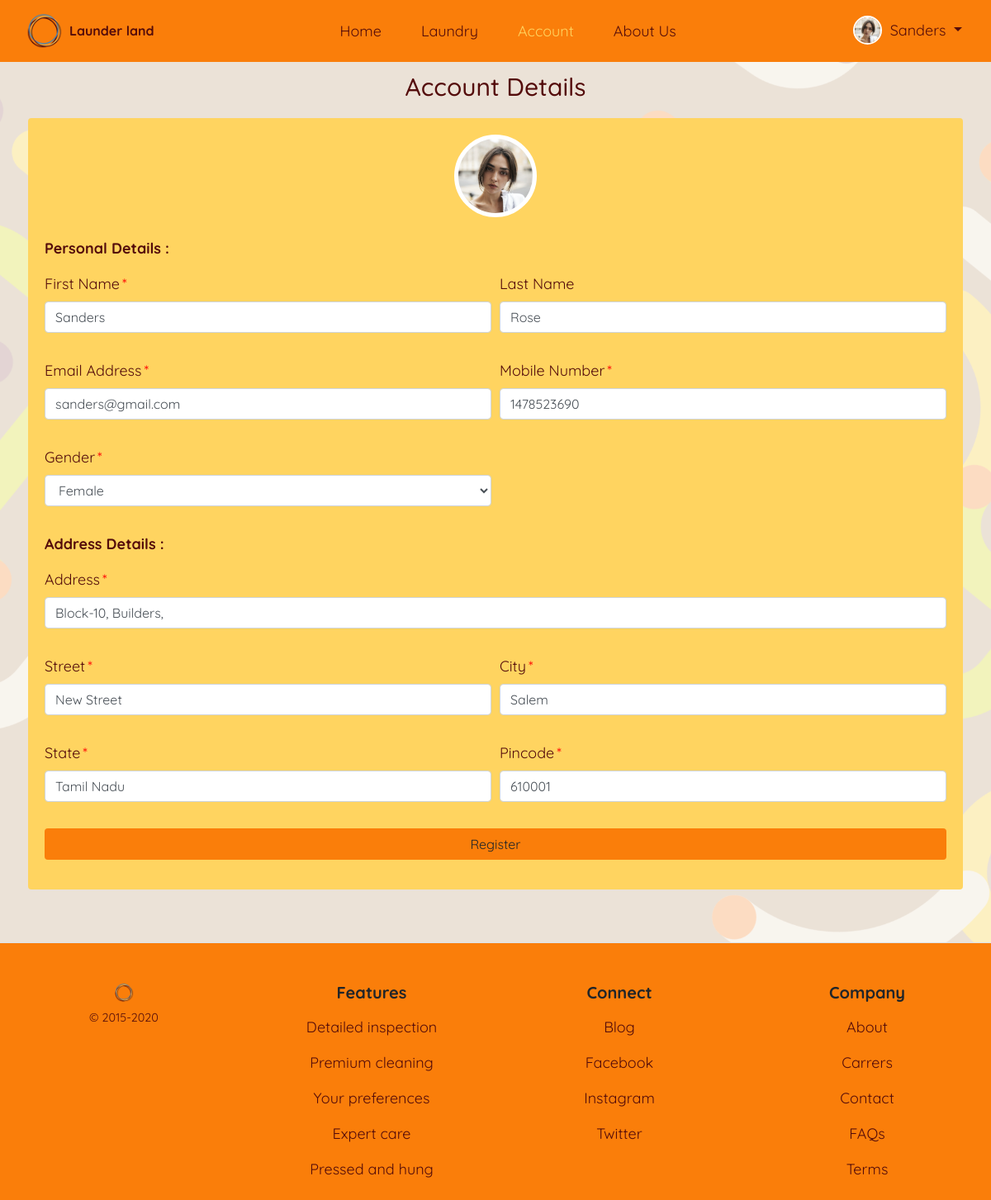
The page /accounts/myaccount/ (signed in) on the database as committed earlier.
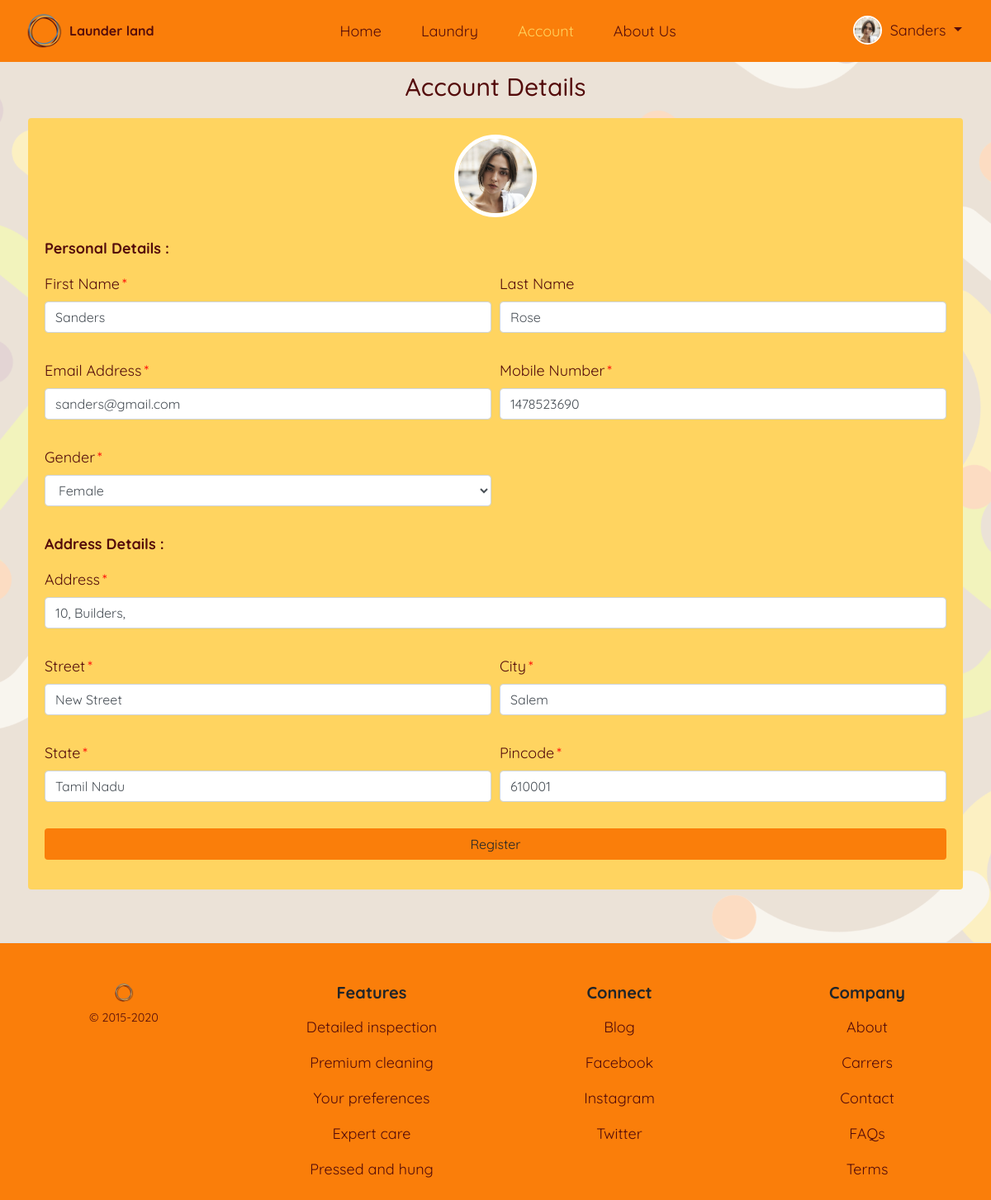
The same page on the database as committed later.
### usermodule/models.py (models this page shows, shortened)
class User(AbstractUser):
    username = None
    mobile = models.CharField(unique=True, max_length=10)
    email = models.EmailField(unique=True)
    first_name = models.CharField(max_length=15)
    profile_pic = models.ImageField(default="profile.png", blank=True)
    gender_choice = (('Male', 'Male'), ('Female', 'Female'),
                     ('Other', 'Other'))
    gender = models.CharField(max_length=7, choices=gender_choice)
    user_type_choice = ((1, 'Owner'), (2, 'Staff'), (3, 'Customer'))
    user_type = models.PositiveSmallIntegerField(
        choices=user_type_choice)
    staff_status = models.BooleanField(default=False)
    address = models.CharField(max_length=100)
    street = models.CharField(max_length=50)
    city = models.CharField(max_length=50)
    state = models.CharField(max_length=50)
    pincode = models.CharField(max_length=6)
    creation_date = models.DateTimeField(auto_now_add=True)
    objects = UserManager()
    USERNAME_FIELD = 'mobile'
    REQUIRED_FIELDS = ['first_name']
    class Meta:
        verbose_name = 'User'
        verbose_name_plural = 'Users'

### usermodule/views.py (the view)
# urls.py: path('myaccount/', account_profile, name='myaccount'),
@login_required
def account_profile(request):
    instance = User.objects.get(id=request.user.id)
    form = MyaccountForm(request.POST or None, instance=instance)
    if form.is_valid():
        form.save()
        messages.success(request, "Account updated successfully!")
        return redirect('usermodule:myaccount')
    return render(request, 'usermodule/myaccount.html', {'form': form})

### templates/usermodule/myaccount.html (shortened to what this page needs)
{% extends 'base_layout.html' %}
{% load static %}
{% load crispy_forms_tags %}
{% block content %}
<body id="accounts">
    <article class="container my- px-sm-1">
        <div class="card brown d-flex justify-content-center align-items-center bg-transparent border-0">
            <div class="card-header text-center border-bottom-0 bg-transparent">
                <h5 class="clamp_size_header">Account Details</h5>
            </div>
            <div class="card-body bg_light_orange_2 rounded mb-3">
                <form method="POST" enctype="multipart/form-data" class="needs-validation" novalidate>
                    <div class="d-flex align-items-center justify-content-around mb-4">
                        <img src="{{ user.profile_pic.url }}" class="rounded-circle bg-white text-center" id="img-cust"
                            alt="profile" style="width: 100px; height: 100px; border: 5px solid white" />
                    </div>
                    <div class="form-row">
                        <div class="form-group bold col-md-12">Personal Details :</div>
                        <div class="form-group col-md-6">
                            {{ form.first_name|as_crispy_field }}
                        </div>
                        <div class="form-group col-md-6">
                            {{ form.last_name|as_crispy_field }}
                        </div>
                        <div class="form-group col-md-6">
                            {{ form.email|as_crispy_field }}
                        </div>
                        <div class="form-group col-md-6">
                            {{ form.mobile|as_crispy_field }}
                        </div>
                        <div class="form-group col-md-6">
                            {{ form.gender|as_crispy_field }}
                        </div>
                        <div class="form-group bold col-md-12">Address Details :</div>
                        <div class="form-group col-md-12">
                            {{ form.address|as_crispy_field }}
                        </div>
                        <div class="form-group col-md-6">
                            {{ form.street|as_crispy_field }}
                        </div>
                        <div class="form-group col-md-6">
                            {{ form.city|as_crispy_field }}
                        </div>
                        <div class="form-group col-md-6">
                            {{ form.state|as_crispy_field }}
                        </div>
                        <div class="form-group col-md-6">
                            {{ form.pincode|as_crispy_field }}
                        </div>
                    </div>
                    <button type="submit" class="btn bg_orange_1 btn-cust btn-block mb-3">
                        Register
                    </button>
                </form>
            </div>
        </div>
    </article>
</body>
{% endblock %}

### templates/header.html (shortened to what this page needs)
{% load static %}
{% url 'homepage' as home %}
{% url 'usermodule:myaccount' as myaccount %}
{% url 'laundry:laundry' as laundry %}
<div>
    <nav class="navbar navbar-expand-lg bg_orange_1">
        <div class="container mx_width_100 justify-content-between">
            <a class="navbar-brand flex-shrink-0 btn-cust d-flex" href="{% url 'homepage' %}"
                style="min-width: 7rem"><img src="{% static 'images/logo.png' %}" alt="Horbax" width="45" />
                <h6 class="my-auto ml-2 brown bold">Launder land</h6>
            </a>
            <div class="container order-1 order-lg-0">
                <div class="navbar-collapse collapse d-lg-flex justify-content-center align-items-center"
                    id="navbarCollapse">
                    <ul class="navbar-nav">
                        <li class="nav-item my-2 mx-lg-3 clamp_size">
                            <a class="{% if request.get_full_path == home %}actives{% else %}brown{% endif %} nav-link border-0 btn-cust text-center header_big"
                                href="{% url 'homepage' %}">Home</a>
                        </li>
                        <li class="nav-item my-2 mx-lg-3 clamp_size">
                            <a class="{% if request.get_full_path == laundry %}actives{% else %}brown{% endif %} nav-link header_big border-0 btn-cust text-center"
                                href="{% url 'laundry:laundry' %}">Laundry</a>
                        </li>
                        {% if user.is_authenticated %}
                        <li class="nav-item my-2 mx-lg-3 clamp_size">
                            <a class="{% if request.get_full_path == myaccount %}actives{% else %}brown{% endif %} nav-link header_big border-0 btn-cust text-center"
                                href="{% url 'usermodule:myaccount' %}">Account</a>
                        </li>
                        {% endif %}
                        <li class="nav-item my-2 mx-lg-3 clamp_size">
                            <a class="brown nav-link header_big border-0 btn-cust text-center" href="#">About Us</a>
                        </li>
                    </ul>
                </div>
            </div>
            <div class="navbar-toolbar d-flex flex-shrink-0 align-items-center order-0 orderlg-1">
                {% if user.is_authenticated %}
                <div class="nav-item dropdown d-flex order-md-2">
                    <a class="navbar-tool mx-sm-1 mx-md-0 text-decoration-none btn-cust" href="">
                        <div class="navbar-tool-icon-box">
                            <img class="rounded-circle" src="{{ user.profile_pic.url }}" width="35"
                                style="border: 2px solid white" alt="Profile" />
                        </div>
                    </a>
                    <a class="nav-link dropdown-toggle btn-cust d-none d-md-block px-1
              {% if request.get_full_path == profile %}active{% else %}brown{% endif %}" href="#" id="navbardrop"
                        data-toggle="dropdown">
                        {{ user.first_name }}
                    </a>
                </div>
                {% endif %}
            </div>
        </div>
    </nav>
</div>

Rows that differ between the two databases and show on the page:
changed User "Sanders": address "Block-10, Builders," → "10, Builders,"
